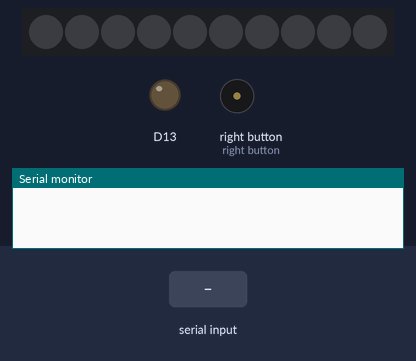
Recording of a sketch running on a simulated Adafruit Circuit Playground Express. Parts: 10 RGB LEDs in strip order, left to right, output pins drawn as LEDs (lit = HIGH), buzzer (waves = sounding), the last lines printed to the serial monitor. The inputs (shaded band) are chosen by the test bench. Dim RGB values are drawn brighter than linear.

Above: at 1.2 s.
1.3 s: "90,45,200\n" received over Serial
At 2.0 s:
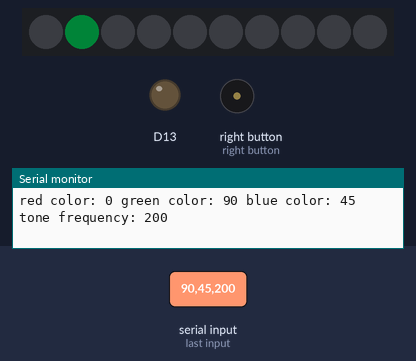
2.9 s: "30,150,10\n" received over Serial
At 4.2 s:
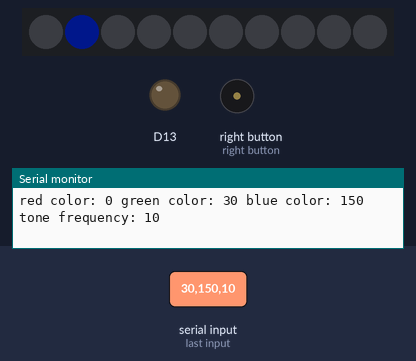
4.5 s: "90,45\n" received over Serial
At 6.4 s:
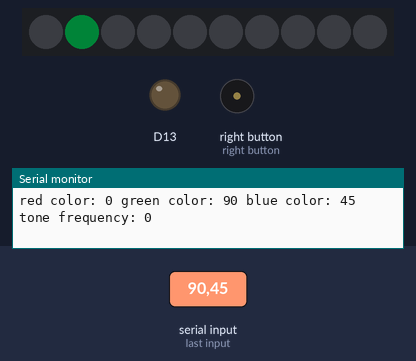
7.0 s: "30,150\n" received over Serial
At 9.5 s:
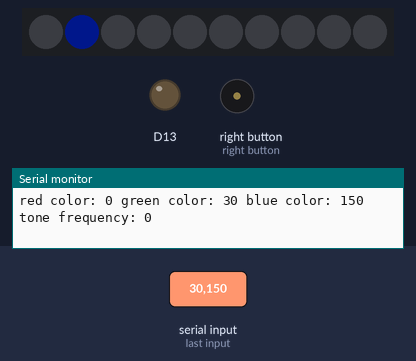
Timing chart, 0 to 11.0 s (numbered marks = the images above; inputs shaded):
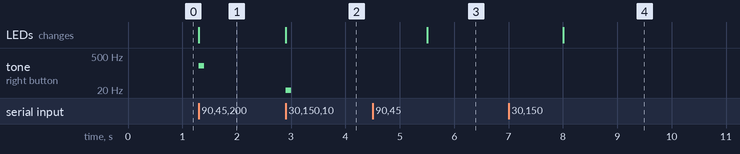

Measured:
- after the input at 1.3 s, tone on right button: silent → 200 Hz at once, → silent 0.10 s later; the LEDs: change at once (image 1)
- after the input at 2.9 s, tone on right button: silent → 10 Hz at once, → silent 0.10 s later; the LEDs: change at once (image 2)
- after the input at 4.5 s, the LEDs: change after 1.0 s (image 3)
- after the input at 7.0 s, the LEDs: change after 1.0 s (image 4)

The sketch:

Class_Ardunio_Recevier.ino
```cpp
#include<Adafruit_CircuitPlayground.h>


void setup() {
  // put your setup code here, to run once:
  Serial.begin(9600);
  CircuitPlayground.begin();
}

void loop() {
  String message = " ";
  // put your main code here, to run repeatedly:
  if (Serial.available() >= 0) {
    //message = Serial.readString();
    int valueRed = Serial.parseInt();
    int valueGreen = Serial.parseInt();
    int valueBlue = Serial.parseInt();
    int valuePlay = Serial.parseInt();
    Serial.print("red color: ");
    Serial.print(valueRed);
    Serial.print(" green color: ");
    Serial.print(valueGreen);
    Serial.print(" blue color: ");
    Serial.print(valueBlue);
    Serial.print(" tone frequency: ");
    Serial.println(valuePlay);
    CircuitPlayground.setPixelColor(1, valueRed, valueGreen, valueBlue);
    tone(5, valuePlay);
    delay(100);
    noTone(5);
  }
}
```
